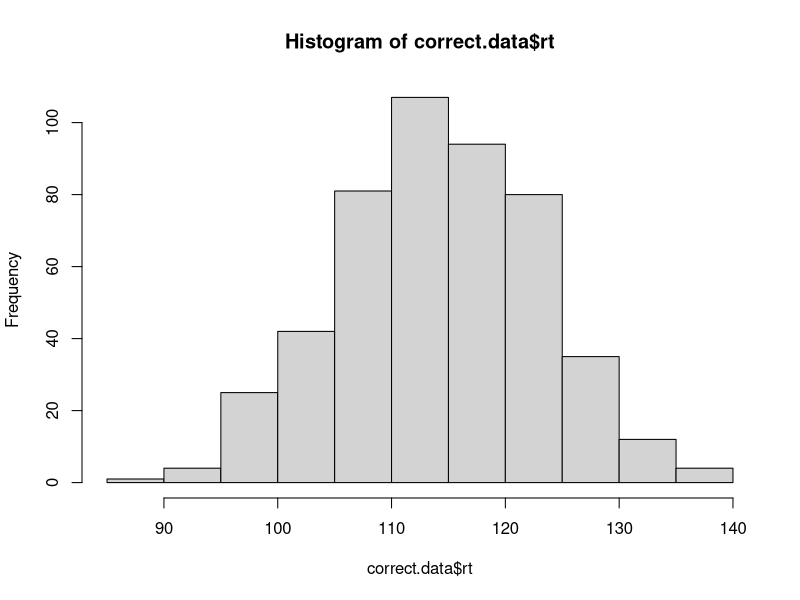
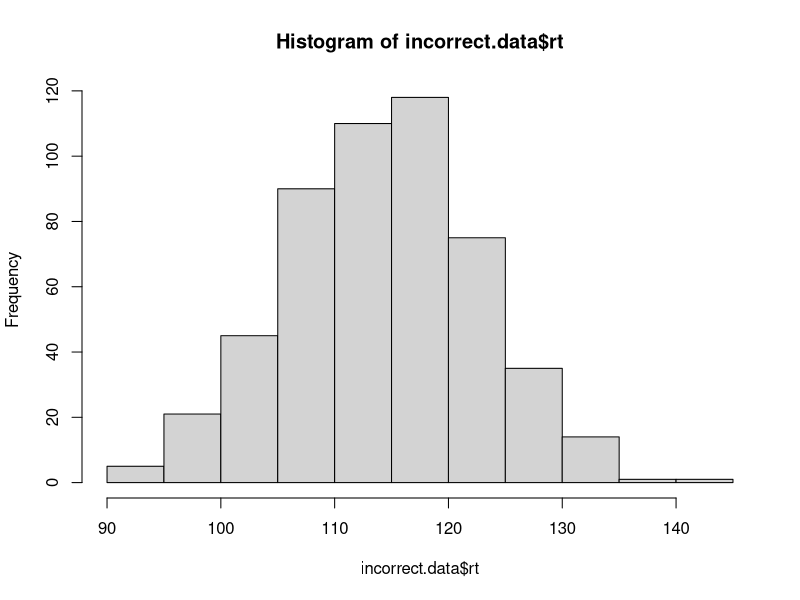

These figures' R source, in order:
# implement the model by filling in the function below
# the model should return a data frame with two columns: correct and rt
# the correct column should be TRUE or FALSE, and rt should contain the
# number of steps it took to reach the criterion.

# note that the function takes four arguments:
# samples is the number of samples to draw from the model
# rate.1 is the evidence accumulation rate for the correct response (default value is 40)
# rate.2 is the evidence accumulation rate for the incorrect response (default value is 40)
# criterion is the threshold for a response (default value is 3)

# one oddity: note that higher values for rate.1 and rate.2 will actually produce slower RTs.
# this is because the rate parameter is controlling the rate of decay of the exponential distribution,
# so faster rates mean that less evidence is likely to accumulate on each step. we could make
# these parameters more intuitive by taking 1/rate.1 and 1/rate.2 as the values to rexp().

accumulator.model <- function(samples, rate.1=40, rate.2=40, criterion=3){
  
  evidence.correct.array <- rep(0, samples)
  evidence.incorrect.array <- rep(0, samples)
  rt.array <- rep(0, samples)
  accuracy.array <- rep(TRUE, samples)
  
  for(i in 1:samples){
    while(evidence.correct.array[i]<criterion && evidence.incorrect.array[i]<criterion){
      evidence.correct.array[i] <- evidence.correct.array[i] + rexp(1, rate.1)
      evidence.incorrect.array[i] <- evidence.incorrect.array[i] + rexp(1, rate.2)
      rt.array[i] <- rt.array[i] + 1
    }
    
    # if(evidence.correct.array[i] != evidence.incorrect.array[i]){
    #   if(evidence.correct.array[i]>=criterion){
    #     accuracy.array[i] <- TRUE
    #   } else {
    #     accuracy.array[i] <- FALSE
    #   }
    # } else {
    #   accuracy.array[i] <- evidence.correct.array[i]>=evidence.incorrect.array[i]
    # }
    accuracy.array[i] <- evidence.correct.array[i]>evidence.incorrect.array[i]
    
  }
  
  output <- data.frame(
    correct = accuracy.array,
    rt = rt.array
  )
  
  return(output)
}

# test the model ####

# if the model is working correctly, then the line below should generate a data frame with 
# 1000 samples and about half of the samples should be correct. the average rt will probably
# be around 112, but might vary from that by a bit.

initial.test <- accumulator.model(1000)
sum(initial.test$correct) / length(initial.test$correct) # should be close to 0.5
mean(initial.test$rt) # should be about 112

# visualize the RT distributions ####

# we can use dplyr to filter the data and visualize the correct and incorrect RT distributions

library(dplyr)

correct.data <- initial.test %>% filter(correct==TRUE)
incorrect.data <- initial.test %>% filter(correct==FALSE)

hist(correct.data$rt)
hist(incorrect.data$rt)

